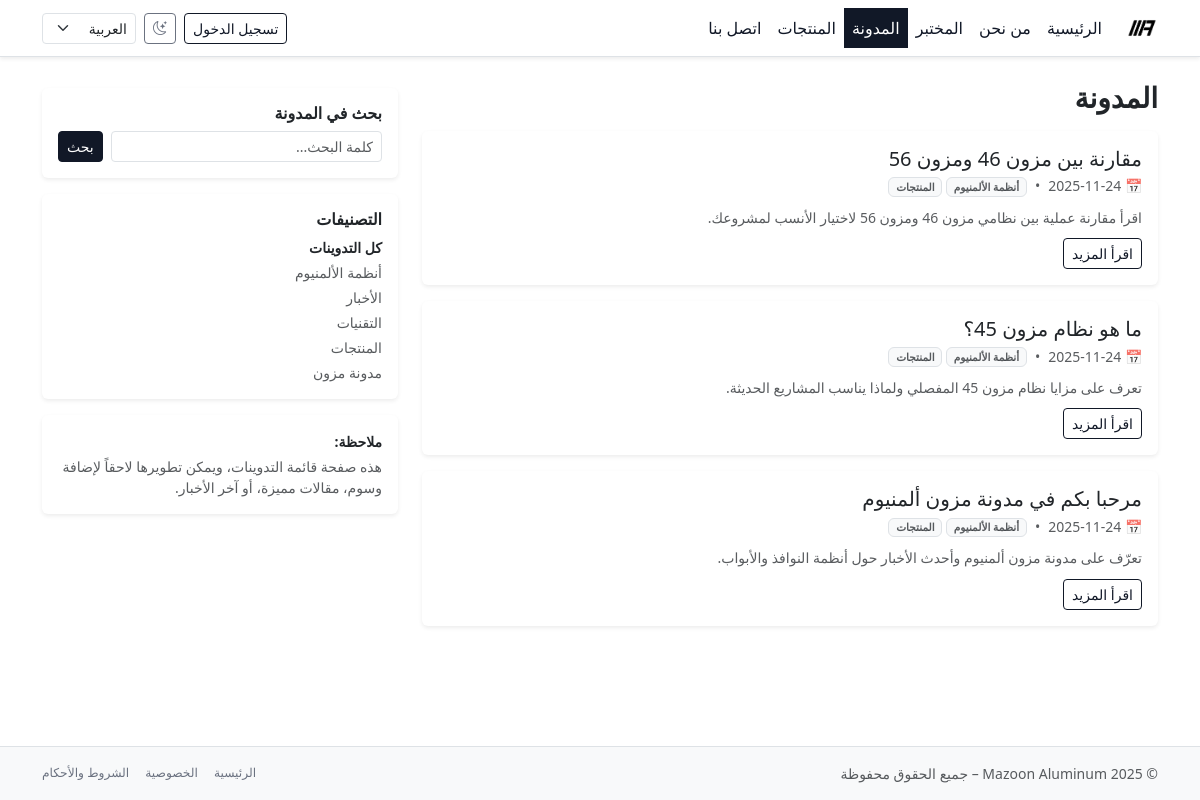
The app's page /ar/blog/, older data.
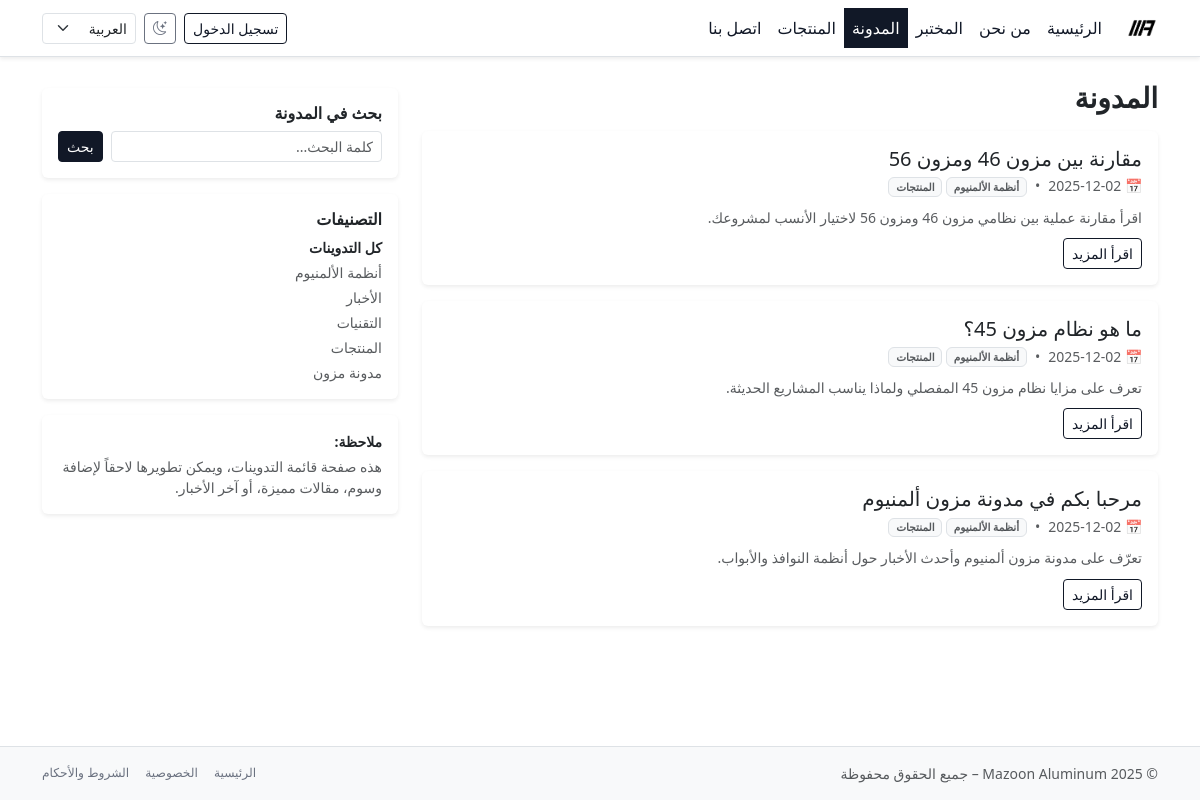
The same page, newer data.
### website/models.py (models this page shows, shortened)
class TimeStampedModel(models.Model):
    created_at = models.DateTimeField(default=timezone.now, editable=False)
    updated_at = models.DateTimeField(auto_now=True)
    class Meta:
        abstract = True

class BlogPost(TimeStampedModel):
    slug = models.SlugField(unique=True, max_length=200)
    title = models.CharField(max_length=200)
    body = models.TextField()
    meta_title = models.CharField(max_length=255, blank=True, null=True)
    meta_description = models.CharField(max_length=300, blank=True, null=True)
    thumbnail = models.ImageField(
        upload_to="blog/",
        blank=True,
        null=True,
    )
    is_published = models.BooleanField(default=True)
    published_at = models.DateTimeField(default=timezone.now)
    categories = models.ManyToManyField(
        Category,
        related_name="posts",
        blank=True,
    )
    tags = models.ManyToManyField(
        Tag,
        related_name="posts",
        blank=True,
    )
    class Meta:
        ordering = ("-published_at", "-id")
    def get_absolute_url(self):
        return reverse("blog_detail", kwargs={"slug": self.slug})

### website/views.py (the view)
# urls.py: path("blog/", BlogListView.as_view(), name="blog_list"),
class BlogListView(ListView):
    model = BlogPost
    template_name = "website/blog_list.html"
    context_object_name = "posts"
    paginate_by = 5
    def get_queryset(self):
        q = self.request.GET.get("q", "").strip()
        qs = BlogPost.objects.filter(is_published=True)
        category_slug = self.kwargs.get("category_slug")
        self.current_category = None
        if category_slug:
            self.current_category = Category.objects.filter(
                slug=category_slug
            ).first()
            if self.current_category:
                qs = qs.filter(categories=self.current_category)
        if q:
            qs = qs.filter(
                Q(title__icontains=q) |
                Q(body__icontains=q)
            )
        self.search_query = q
        return qs
    def get_context_data(self, **kwargs):
        context = super().get_context_data(**kwargs)
        context["categories"] = Category.objects.all()
        context["current_category"] = getattr(self, "current_category", None)
        context["q"] = getattr(self, "search_query", "")
        return context

### core/context_processors/notifications.py (called while the page is built, shortened)
def notifications_context(request):
    user = request.user
    if not user.is_authenticated:
        return {}

### templates/website/blog_list.html (shortened to what this page needs)
{% extends "base.html" %}
{% load i18n static %}
{% block content %}
<div class="row g-4">
  <div class="col-lg-8">
    <header class="mb-3">
      <h1 class="h3 fw-bold mb-1 text-body">
        {% if current_category %}
          {{ current_category.name }}
        {% elif current_tag %}
          {% trans "الوسم" %}: {{ current_tag.name }}
        {% else %}
          {% trans "المدونة" %}
        {% endif %}
      </h1>
    </header>
    {% if posts %}
      <div class="vstack gap-3">
        {% for post in posts %}
          <article class="card border-0 shadow-sm">
            <div class="card-body d-flex flex-column">
              <h2 class="h5 mb-1">
                <a href="{{ post.get_absolute_url }}" class="text-decoration-none text-body">
                  {{ post.title }}
                </a>
              </h2>
              <div class="small text-muted mb-2 d-flex flex-wrap gap-2 align-items-center">
                <span>📅 {{ post.published_at|date:"Y-m-d" }}</span>
                {% with cats=post.categories.all %}
                  {% if cats %}
                    <span>•</span>
                    <span>
                      {% for c in cats %}
                        <span class="badge bg-light text-muted border">
                          {{ c.name }}
                        </span>
                      {% endfor %}
                    </span>
                  {% endif %}
                {% endwith %}
              </div>
              <p class="small mb-2 text-muted" style="line-height: 1.8;">
                {{ post.meta_description|default:post.body|truncatechars:220 }}
              </p>
              <a href="{{ post.get_absolute_url }}" class="btn btn-sm btn-outline-primary align-self-start">
                {% trans "اقرأ المزيد" %}
              </a>
            </div>
          </article>
        {% endfor %}
      </div>
    {% else %}
      <p class="text-muted mb-0">
        {% trans "لا توجد تدوينات متاحة حالياً." %}
      </p>
    {% endif %}
  </div>
  <div class="col-lg-4">
    <aside class="position-sticky" style="top: 88px;">
      <div class="card border-0 shadow-sm mb-3">
        <div class="card-body">
          <h2 class="h6 mb-2 fw-bold text-body">{% trans "بحث في المدونة" %}</h2>
          <form method="get" class="d-flex gap-2">
            <input type="text"
                   name="q"
                   class="form-control form-control-sm"
                   value="{{ q }}"
                   placeholder="{% trans 'كلمة البحث...' %}">
            <button class="btn btn-sm btn-primary" type="submit">
              {% trans "بحث" %}
            </button>
          </form>
        </div>
      </div>
      {% if categories %}
        <div class="card border-0 shadow-sm mb-3">
          <div class="card-body">
            <h2 class="h6 mb-2 fw-bold text-body">{% trans "التصنيفات" %}</h2>
            <div class="vstack gap-1 small">
              <a href="{% url 'blog_list' %}"
                 class="text-decoration-none {% if not current_category and not current_tag %}fw-bold text-body{% else %}text-muted{% endif %}">
                {% trans "كل التدوينات" %}
              </a>
              {% for c in categories %}
                <a href="{% url 'blog_category' category_slug=c.slug %}"
                   class="text-decoration-none {% if current_category and current_category.slug == c.slug %}fw-bold text-body{% else %}text-muted{% endif %}">
                  {{ c.name }}
                </a>
              {% endfor %}
            </div>
          </div>
        </div>
      {% endif %}
      <div class="card border-0 shadow-sm">
        <div class="card-body small text-muted">
          <strong class="d-block mb-1 text-body">{% trans "ملاحظة" %}:</strong>
          <p class="mb-0">
            {% trans "هذه صفحة قائمة التدوينات، ويمكن تطويرها لاحقاً لإضافة وسوم، مقالات مميزة، أو آخر الأخبار." %}
          </p>
        </div>
      </div>
    </aside>
  </div>
</div>
{% endblock %}

Row changes from the older to the newer data that the page shows:
changed BlogPost "مقارنة بين مزون 46 ومزون 56": published_at "2025-11-24" → "2025-12-02"
changed BlogPost "ما هو نظام مزون 45؟": published_at "2025-11-24" → "2025-12-02"
changed BlogPost "مرحبا بكم في مدونة مزون ألمنيوم": published_at "2025-11-24" → "2025-12-02"
